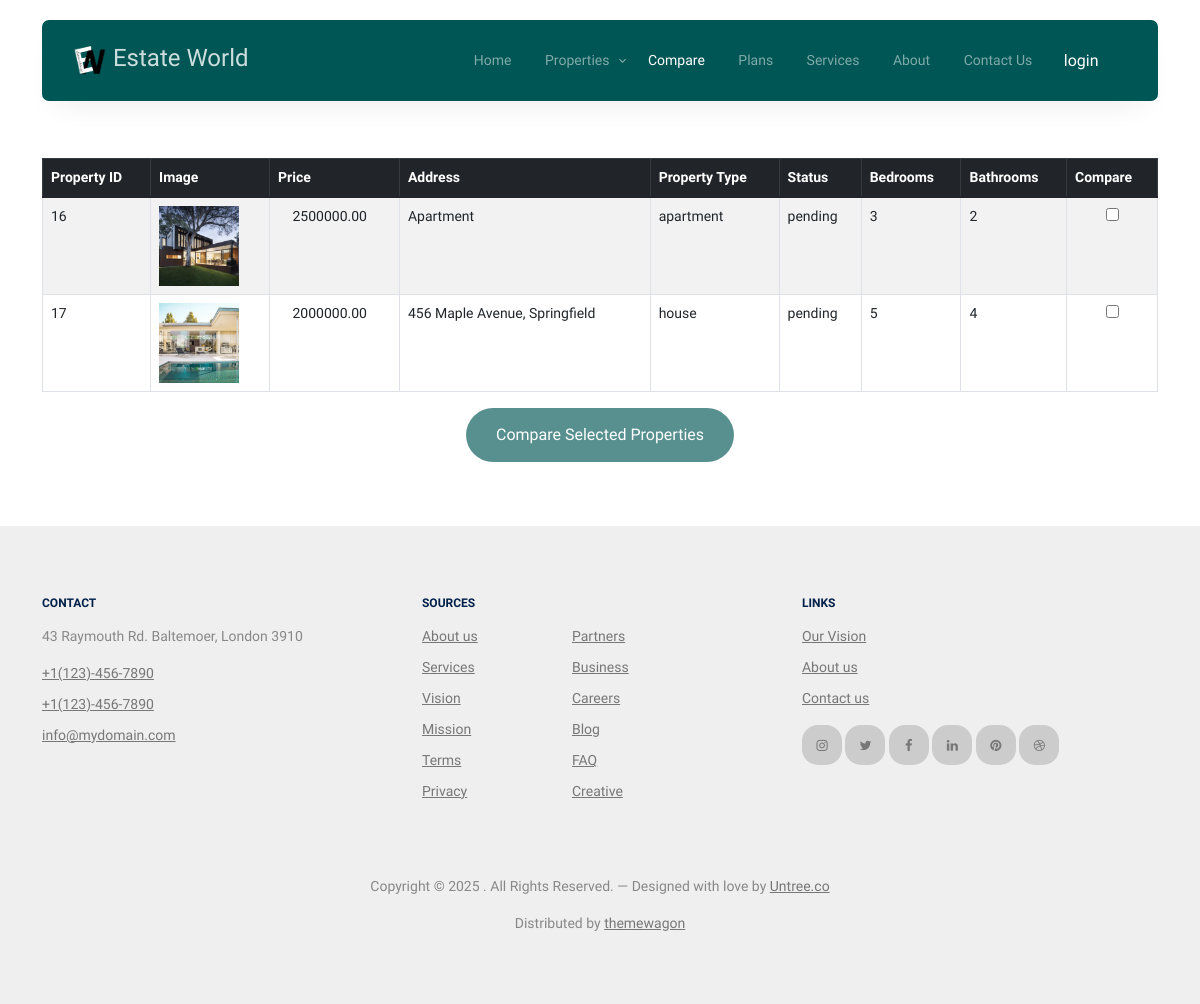
The page /user-panel/main-php/compare.php on the database as committed earlier.
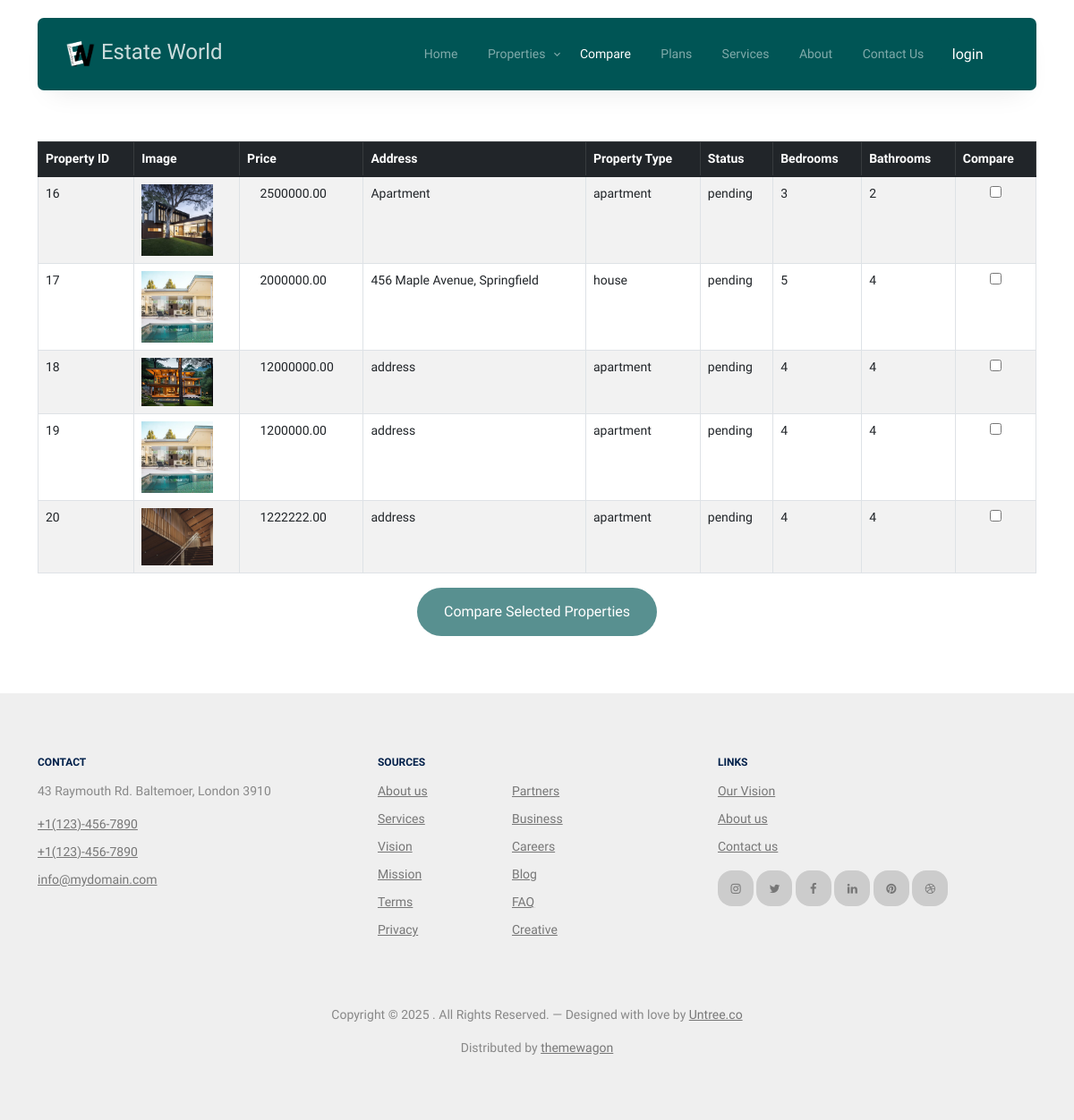
The same page on the database as committed later.
### tables this page shows
CREATE TABLE `tbl_property_listing` (
  `p_id` int(11) NOT NULL,
  `c_id` int(11) DEFAULT NULL,
  `listingFor` varchar(20) NOT NULL,
  `propertyType` varchar(20) NOT NULL,
  `address` varchar(255) NOT NULL,
  `size` int(11) NOT NULL,
  `bedrooms` int(11) NOT NULL,
  `bathrooms` int(11) NOT NULL,
  `yearBuilt` int(11) NOT NULL,
  `furnishing` varchar(20) NOT NULL,
  `availableFrom` date NOT NULL,
  `price` decimal(10,2) NOT NULL,
  `additionalCosts` varchar(255) DEFAULT NULL,
  `interiorFeatures` text DEFAULT NULL,
  `exteriorFeatures` text DEFAULT NULL,
  `specialFeatures` text DEFAULT NULL,
  `nearbyAmenities` text DEFAULT NULL,
  `accessibility` text DEFAULT NULL,
  `description` text NOT NULL,
  `contactName` varchar(255) NOT NULL,
  `contactNumber` varchar(20) NOT NULL,
  `contactEmail` varchar(255) NOT NULL,
  `req_status` varchar(20) DEFAULT 'pending',
  `createdAt` timestamp NOT NULL DEFAULT current_timestamp(),
  `updatedAt` timestamp NOT NULL DEFAULT current_timestamp() ON UPDATE current_timestamp()
);

CREATE TABLE `tbl_property_images` (
  `img_id` int(11) NOT NULL,
  `property_id` int(11) NOT NULL,
  `image_name` varchar(255) NOT NULL
);

### globalvar/globalvariable.php (called while the page is built, shortened)
<?php
$commonToPan = "../../common/";
$upanToUploads = "../../uploads/";
$propImagesToUpan = $upanToUploads . "property_images/";

### function/function.php (called while the page is built, shortened)
<?php
function fetchData($conn, $tableName, $columns = '*', $where = '', $values = [])
{
    $sql = "SELECT $columns FROM $tableName";
    if ($where != '') {
        $sql .= " WHERE $where";
    }
    $stmt = $conn->prepare($sql);
    if (!empty($values)) {
        $types = '';
        foreach ($values as $value) {
            if (is_int($value)) {
                $types .= 'i';
            } elseif (is_float($value)) {
                $types .= 'd';
            } elseif (is_string($value)) {
                $types .= 's';
            } else {
                $types .= 'b';
            }
        }
        $stmt->bind_param($types, ...$values);
    }
    if ($stmt->execute()) {
        $result = $stmt->get_result();
        $data = [];
        while ($row = $result->fetch_assoc()) {
            $data[] = $row;
        }
    } else {
        die("Execute failed: " . $stmt->error);
    }
    return $data;
}
?>

### user-panel/main-php/compare.php (the view, shortened to what this page needs)
<?php include '../../globalvar/globalvariable.php'; ?>
<?php include $connToPan . 'config.php'; ?>
<?php include $mphpToInc . 'header.php'; ?>
<?php include $funToPan . 'function.php'; ?>
<?php include $mphpToInc . 'navbar.php'; ?>
<div class="section" id="list">
    <div class="container">
        <?php
        $data = fetchData($conn, 'tbl_property_listing', '*');
        if (count($data) > 0) {
            ?>
            <div class="row mb-5 align-items-center">
                <div class="col-lg-6 text-center mx-auto">
                    <h2 class="font-weight-bold text-primary heading">All Properties</h2>
                </div>
            </div>
            <div class="row">
                <div class="col-12">
                    <form id="compareForm">
                        <table class="table table-bordered table-striped">
                            <thead class="table-dark">
                                <tr>
                                    <th>Property ID</th>
                                    <th>Image</th>
                                    <th>Price</th>
                                    <th>Address</th>
                                    <th>Property Type</th>
                                    <th>Status</th>
                                    <th>Bedrooms</th>
                                    <th>Bathrooms</th>
                                    <th>Compare</th>
                                </tr>
                            </thead>
                            <tbody>
                                <?php
                                foreach ($data as $row) {
                                    $p_id = $row['p_id'];
                                    $where2 = 'property_id = ?';
                                    $values2 = [$p_id];
                                    $data2 = fetchData($conn, 'tbl_property_images', '*', $where2, $values2);
                                    $propertyImage = "";
                                    foreach ($data2 as $row2) {
                                        $propertyImage = $propImagesToUpan . $row2['image_name'];
                                        break;
                                    }
                                    ?>
                                    <tr>
                                        <td><?php echo $p_id; ?></td>
                                        <td>
                                            <img src="<?php echo $propertyImage; ?>" alt="Property Image" width="80"
                                                class="img-fluid">
                                        </td>
                                        <td><i class="fa-solid fa-indian-rupee-sign"></i> <?php echo $row['price']; ?></td>
                                        <td><?php echo $row['address']; ?></td>
                                        <td><?php echo $row['propertyType']; ?></td>
                                        <td><?php echo $row['req_status']; ?></td>
                                        <td><?php echo $row['bedrooms']; ?></td>
                                        <td><?php echo $row['bathrooms']; ?></td>
                                        <td class="text-center">
                                            <input type="checkbox" class="compare-checkbox" value="<?php echo $p_id; ?>"
                                                onclick="limitSelection()">
                                        </td>
                                    </tr>
                                    <?php
                                }
                                ?>
                            </tbody>
                        </table>
                        <div class="text-center mt-3">
                            <button type="button" id="compareBtn" class="btn btn-primary" disabled>Compare Selected
                                Properties</button>
                        </div>
                    </form>
                </div>
            </div>
        <?php } ?>
    </div>
</div>
<?php include $mphpToInc . 'footer.php'; ?>
<?php include $mphpToInc . 'endlinks.php'; ?>

### user-panel/includes/header.php (shortened to what this page needs)
<!DOCTYPE html>
<html lang="en">
<head>
  <link rel="stylesheet" href="../fonts/icomoon/style.css" />
  <link rel="stylesheet" href="../fonts/flaticon/font/flaticon.css" />
  <link rel="stylesheet" href="../css/tiny-slider.css" />
  <link rel="stylesheet" href="../css/aos.css" />
  <link rel="stylesheet" href="../css/style.css" />
  <link rel="stylesheet" href="<?php echo $commonToPan; ?>style.css">
  <link rel="stylesheet" href="../css/myCss.css">
  <link rel="stylesheet" href="https://cdn.jsdelivr.net/npm/sweetalert2@11/dist/sweetalert2.min.css">
</head>
<body>

### user-panel/includes/navbar.php (shortened to what this page needs)
<?php
$current_file = basename($_SERVER['PHP_SELF']);
?>
<nav class="site-nav">
  <div class="container">
    <div class="menu-bg-wrap">
      <div class="site-navigation">
        <a href="index.php" class="logo m-0 float-start"><img src="../images/E2.png" alt="" height="35" width="35">
          Estate World</a>
        <ul class="js-clone-nav d-none d-lg-inline-block text-start site-menu float-end">
          <li class="<?php echo ($current_file == 'index.php') ? 'active' : ''; ?>"><a href="index.php">Home</a></li>
          <li class="has-children <?php echo ($current_file == 'properties.php') ? 'active' : ''; ?>">
          <li class="has-children <?php if ($current_file == 'properties.php') {
            echo "active";
          } elseif ($current_file == 'list_property.php') {
            echo "active";
          } elseif ($current_file == 'search_property.php') {
            echo "active";
          }
          ?>">
            <a href="properties.php">Properties</a>
          </li>
          <li class="<?php echo ($current_file == 'compare.php') ? 'active' : ''; ?>"><a href="compare.php">Compare</a>
          </li>
          <li class="<?php echo ($current_file == 'plans.php') ? 'active' : ''; ?>"><a href="plans.php#plans">Plans</a>
          </li>
          <li class="<?php echo ($current_file == 'services.php') ? 'active' : ''; ?>"><a
              href="services.php">Services</a></li>
          <li class="<?php echo ($current_file == 'about.php') ? 'active' : ''; ?>"><a href="about.php">About</a></li>
          <li class="<?php echo ($current_file == 'contact.php') ? 'active' : ''; ?>"><a href="contact.php">Contact
              Us</a></li>
          <li>
            <?php
            if (isset($_SESSION['email'])) {
              ?>
              <button type="button" class="myBtn myBtn-primary myBtn-spehov" data-bs-toggle="modal"
                data-bs-target="#logout">
                logout <i class="fa-solid fa-right-from-bracket text-white bg-outline-white ml-3"></i>
              </button>
              <?php
            } else {
              ?>
              <button type="button" class="myBtn myBtn-primary myBtn-spehov" data-bs-toggle="modal"
                data-bs-target="#login">
                login <i class="fa-solid fa-right-to-bracket text-white bg-outline-white ml-2"></i>
              </button>
            <?php } ?>
          </li>
        </ul>
      </div>
    </div>
  </div>
</nav>

### user-panel/includes/footer.php (shortened to what this page needs)
<div class="site-footer">
      <div class="container">
        <div class="row">
          <div class="col-lg-4">
            <div class="widget">
              <h3>Contact</h3>
              <address>43 Raymouth Rd. Baltemoer, London 3910</address>
              <ul class="list-unstyled links">
                <li><a href="tel://11234567890">+1(123)-456-7890</a></li>
                <li><a href="tel://11234567890">+1(123)-456-7890</a></li>
                <li>
                  <a href="mailto:info@mydomain.com">info@mydomain.com</a>
                </li>
              </ul>
            </div>
          </div>
          <div class="col-lg-4">
            <div class="widget">
              <h3>Sources</h3>
              <ul class="list-unstyled float-start links">
                <li><a href="#">About us</a></li>
                <li><a href="#">Services</a></li>
                <li><a href="#">Vision</a></li>
                <li><a href="#">Mission</a></li>
                <li><a href="#">Terms</a></li>
                <li><a href="#">Privacy</a></li>
              </ul>
              <ul class="list-unstyled float-start links">
                <li><a href="#">Partners</a></li>
                <li><a href="#">Business</a></li>
                <li><a href="#">Careers</a></li>
                <li><a href="#">Blog</a></li>
                <li><a href="#">FAQ</a></li>
                <li><a href="#">Creative</a></li>
              </ul>
            </div>
          </div>
          <div class="col-lg-4">
            <div class="widget">
              <h3>Links</h3>
              <ul class="list-unstyled links">
                <li><a href="#">Our Vision</a></li>
                <li><a href="#">About us</a></li>
                <li><a href="#">Contact us</a></li>
              </ul>
              <ul class="list-unstyled social">
                <li>
                  <a href="#"><span class="icon-instagram"></span></a>
                </li>
                <li>
                  <a href="#"><span class="icon-twitter"></span></a>
                </li>
                <li>
                  <a href="#"><span class="icon-facebook"></span></a>
                </li>
                <li>
                  <a href="#"><span class="icon-linkedin"></span></a>
                </li>
                <li>
                  <a href="#"><span class="icon-pinterest"></span></a>
                </li>
                <li>
                  <a href="#"><span class="icon-dribbble"></span></a>
                </li>
              </ul>
            </div>
          </div>
        </div>
        <div class="row mt-5">
          <div class="col-12 text-center">
            <p>
              Copyright &copy;
              . All Rights Reserved. &mdash; Designed with love by
              <a href="https://untree.co">Untree.co</a>
            </p>
            <div>
              Distributed by
              <a href="https://themewagon.com/" target="_blank">themewagon</a>
            </div>
          </div>
        </div>
      </div>
    </div>

### user-panel/includes/endlinks.php (shortened to what this page needs)
</body>
</html>

### common/style.css (style rules this page uses)
.d-none { display: none; }

### user-panel/css/myCss.css (style rules this page uses)
.myBtn { display: inline-block; font-weight: 400; color: #212529; text-align: center; vertical-align: middle; cursor: pointer; color: #fff; border: 1px solid transparent; padding: 0.375rem 0.75rem; font-size: 1rem; line-height: 1.5; border-radius: 0.25rem; transition: color 0.15s ease-in-out, background-color 0.15s ease-in-out, border-color 0.15s ease-in-out, box-shadow 0.15s ease-in-out; }
.myBtn-primary { color: #fff; background-color: #005555; border-color: #005555; }
.myBtn-spehov { transition: 0.4s ease-in-out; }

Rows that differ between the two databases and show on the page:
added tbl_property_listing: p_id "18", tbl_property_images.image_name (picture), price "12000000.00", address "address", propertyType "apartment", req_status "pending", bedrooms "4", bathrooms "4"
added tbl_property_listing: p_id "19", tbl_property_images.image_name (picture), price "1200000.00", address "address", propertyType "apartment", req_status "pending", bedrooms "4", bathrooms "4"
added tbl_property_listing: p_id "20", tbl_property_images.image_name (picture), price "1222222.00", address "address", propertyType "apartment", req_status "pending", bedrooms "4", bathrooms "4"
